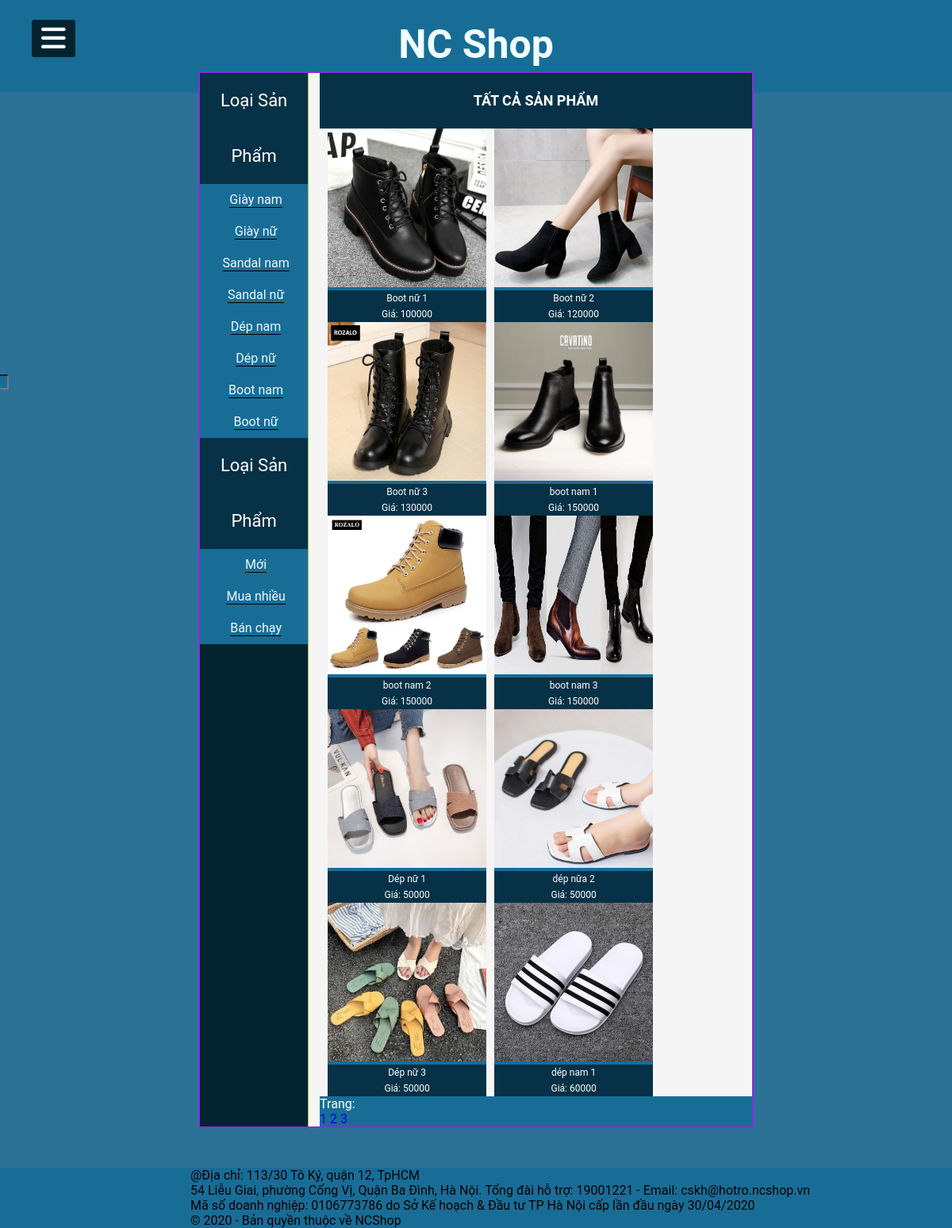
The page / on the database its author committed.
### tables this page shows
CREATE TABLE `loaisp` (
  `id_loaisp` int(11) NOT NULL,
  `tenloaisp` varchar(255) NOT NULL,
  `thutu` int(100) NOT NULL
);

CREATE TABLE `chitietsp` (
  `id_sp` int(11) NOT NULL,
  `tensp` varchar(255) NOT NULL,
  `hinhanh` varchar(100) NOT NULL,
  `gia` int(100) NOT NULL,
  `mota` longtext NOT NULL,
  `id_loaisp` int(100) NOT NULL,
  `thutusp` int(100) NOT NULL
);

### modules/right/tatcasanpham.php (the view, shortened to what this page needs)
<?php
    $page = 0;
    if(@!$_GET['trang']){
        $page = 0;
    }else{
        $page = ($_GET['trang'] *10)-10;
    }
    $sql_tatca="SELECT * from chitietsp limit $page,10";
    $query_tatca=mysqli_query($conn,$sql_tatca);
?>
<div class="all">
    <h1>TẤT CẢ SẢN PHẨM</h1>
         <ul>
            <?php
                while($dong_tatca=mysqli_fetch_array($query_tatca)){
            ?>
            <li>
            <a href="index.php?xem=chitietsanpham&id=<?php echo $dong_tatca['id_sp']?>">
            <img src="admincp/modules/quanlychitietsp/uploads/<?php echo $dong_tatca['hinhanh']?>" alt="" width="200" height="200">
            <p><?php echo $dong_tatca['tensp']?></p>
            <p>Giá: <?php echo $dong_tatca['gia']?></p>
            </a>
            <?php
                }
            ?>
        </ul>
</div>
<div><p style="color: white">Trang: </p>
<?php
    $sql_trang=mysqli_query($conn,'SELECT * from chitietsp');
    $total_records = mysqli_num_rows($sql_trang);
    $a = ceil($total_records/10);
    for($i = 1; $i<=$a;++$i){
        echo '<a href="?trang='.$i.'">'.' '.$i.' '.'</a>';
    }
?>
</div>

### index.php (shortened to what this page needs)
<!DOCTYPE html>
<html lang="en">
<head>
    <link rel="stylesheet" href="index.css">
</head>
<body>
 <?php
        include('modules/menu.php');
 ?>
<div class="wrapper">
        <?php
            include('modules/header.php');
            include('modules/content.php');
            include('modules/footer.php');
        ?>
    </div>
</body>
</html>

### modules/menu.php (shortened to what this page needs)
<label for="check">
        <i class="fas fa-bars"  id="btn"></i>
</label>
    <div class="sidebar">
        <ul>
            <form action="index.php" method="post">
            <div class="searchform">
                <input style="color: white" type="text" id="searchf" name="searchtext" size="30"/>
            </div>
            </form>
        </ul>
    </div>

### modules/header.php
<div class="header">
            <h2>
                NC Shop
            </h2>
        </div>

### modules/content.php (shortened to what this page needs)
<div class="content">
        <div class="left">
                <?php
                        include('modules/left/danhsach.php');
                ?>
        </div>
        <div class="right">
                <?php
                        if(isset($_GET['xem'])){
                                $tam = $_GET['xem'];
                        }else{
                                $tam ='';
                        }if($tam == 'chitietloaisanpham'){
                                include('modules/right/chitietloaisanpham.php');
                        }elseif($tam == 'chitietsanpham'){
                                include('modules/right/chitietsanpham.php');
                        }elseif($tam == 'giohang'){
                                include('modules/right/cart.php');
                        }elseif($tam == 'thanhtoan'){
                                include('modules/right/thanhtoan.php');
                        }elseif($tam == 'dangnhap'){
                                 include('admincp/login.php');
                        }elseif(isset($_POST['search'])){
                                include('modules/right/search.php');
                        }elseif($tam == 'muahang'){
                                 include('modules/right/muahang.php');
                        }elseif($tam == 'xacnhanthanhtoan'){
                                include('modules/right/xacnhanthanhtoan.php');
                        }else
                                include('modules/right/tatcasanpham.php');
                ?>
        </div>
</div>

### modules/left/danhsach.php
<?php
    $sql_loaisp="SELECT * from loaisp";
    $query=mysqli_query($conn,$sql_loaisp);
?>
                <div class="danhsachsanpham">
                <p>Loại Sản Phẩm</p>
                    <ul>
                    <?php
                        while($dong_loaisp=mysqli_fetch_array($query)){
                    ?>
                        <li>
                            <a href="index.php?xem=chitietloaisanpham&id=<?php echo $dong_loaisp['id_loaisp'] ?>"><?php echo $dong_loaisp['tenloaisp']?></a>
                        </li>
                    <?php
                        }
                    ?>
                    </ul>
                </div>
                <div class="danhsachsanpham">
                <p>Loại Sản Phẩm</p>
                    <ul>
                        <li>
                            <a href="#">Mới</a>
                        </li>
                        <li>
                            <a href="#">Mua nhiều</a>
                        </li>
                        <li>
                            <a href="#">Bán chạy</a>
                        </li>
                    </ul>
                </div>

### modules/footer.php
        <div style="margin-top: 50px" class="footer">
            <p style="margin-left: 240px">@Địa chỉ: 113/30 Tô Ký, quận 12, TpHCM<br> 54 Liễu Giai, phường Cống Vị, Quận Ba Đình, Hà Nội. Tổng đài hỗ trợ: 19001221 - Email: cskh@hotro.ncshop.vn
<br>Mã số doanh nghiệp: 0106773786 do Sở Kế hoạch & Đầu tư TP Hà Nội cấp lần đầu ngày 30/04/2020
<br>© 2020 - Bản quyền thuộc về NCShop</p>
        </div>

### index.css (style rules this page uses)
body { font-family: 'Roboto',sans-serif; }
* { margin: 0; padding: 0; list-style: none; text-decoration: none; background-color: #186d97; }
.sidebar { position: fixed; left: -250px; width: 250px; height: 100%; background: #042331; transition: all .5s ease; }
label #btn, label #cancel { position: absolute; cursor: pointer; background: #042331; border-radius: 3px; }
label #btn { left: 40px; top: 25px; font-size: 35px; color: white; padding: 6px 12px; transition: all.5s; }
.wrapper { width: 100%; background-position: center; background-size: cover; background: rgb(46, 113, 151); height: auto; transition: all.5s; }
.header { width: 100%; height: 90px; text-align: center; align-content: center; }
.header h2 { color: azure; font-size: 50px; width: 100%; height: 90px; margin-top: 27px; }
.content { background: whitesmoke; margin-left: 250px; margin-right: 250px; border: 2px solid blueviolet; display: flex; }
.left { width: 20%; height: auto; border-right: 1px solid yellowgreen; background: #042331; }
.danhsachsanpham ul { width: 100%; height: auto; list-style: none; }
.danhsachsanpham p { font-size: 22px; color: white; text-align: center; line-height: 70px; background: #063146; }
.danhsachsanpham ul li { margin-left: 5px; text-align: center; }
.danhsachsanpham ul a { text-decoration: none; color: aliceblue; line-height: 40px; border-bottom: 1px solid black; box-sizing: border-box; }
.right { width: 80%; height: auto; margin-left: 2%; background: whitesmoke; }
.all ul { width: 100%; list-style: none; }
.all ul li { width: 200px; height: auto; text-align: center; float: left; margin-left: 10px; }
.all p { font-size: 12px; color: white; text-align: center; line-height: 20px; background: #063146; }
.all h1 { font-size: 18px; color: white; text-align: center; line-height: 70px; background: #063146; }
.all ul li a { text-decoration: none; }
.footer { width: 100%; height: auto; }
.searchform { margin-top: 5px; }

### rows shown on the page
loaisp: tenloaisp "Giày nam"
loaisp: tenloaisp "Giày nữ"
loaisp: tenloaisp "Sandal nam"
loaisp: tenloaisp "Sandal nữ"
loaisp: tenloaisp "Dép nam"
loaisp: tenloaisp "Dép nữ"
loaisp: tenloaisp "Boot nam"
loaisp: tenloaisp "Boot nữ"
chitietsp: hinhanh (picture), tensp "Boot nữ 1", gia "100000"
chitietsp: hinhanh (picture), tensp "Boot nữ 2", gia "120000"
chitietsp: hinhanh (picture), tensp "Boot nữ 3", gia "130000"
chitietsp: hinhanh (picture), tensp "boot nam 1", gia "150000"
chitietsp: hinhanh (picture), tensp "boot nam 2", gia "150000"
chitietsp: hinhanh (picture), tensp "boot nam 3", gia "150000"
chitietsp: hinhanh (picture), tensp "Dép nữ 1", gia "50000"
chitietsp: hinhanh (picture), tensp "dép nữa 2", gia "50000"
chitietsp: hinhanh (picture), tensp "Dép nữ 3", gia "50000"
chitietsp: hinhanh (picture), tensp "dép nam 1", gia "60000"
